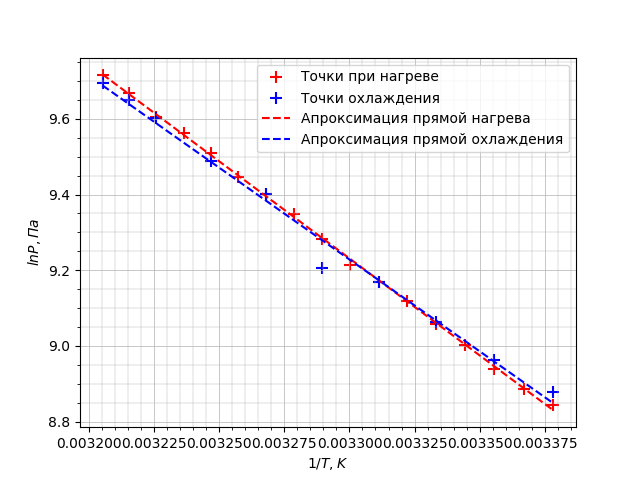

Recreate this plot in Python.
from matplotlib import pyplot as plt
import numpy as np

nx = 1 / np.array(np.linspace(296, 312, 17))
ny = np.log(np.array([52, 54.3, 57.2, 61, 64.4, 68.4, 71.9, 75.3, 80.6, 86.1, 90.9, 95.1, 101.2, 106.7, 111.4, 118.5, 124.4]) * 133.3)

ox = 1 / np.array([312, 311, 310, 308, 306, 304, 302, 300, 298, 296])
oy = np.log(np.array([121.6, 116.5, 110.9, 99.1, 90.7, 74.6, 71.9, 64.7, 58.6, 53.8]) * 133.3)

plt.scatter(nx, ny, marker='+', c='red', s=70, label='Точки при нагреве')

plt.scatter(ox, oy, marker='+', c='blue', s=70, label='Точки охлаждения')

plt.xlabel('$1/T, K$')
plt.ylabel('$ln P, Па$')

plt.grid(True, which='major', linestyle='-', linewidth=0.5)
plt.grid(True, which='minor', linestyle='-', linewidth=0.3)
plt.minorticks_on()

print(f'Среднее значение x при нагреве: {np.mean(nx)}')
print(f'Средний квадрат x при нагреве: {np.mean(nx ** 2)}')
print(f'Квадрат среднего x при нагреве: {np.mean(nx) ** 2}')
print(f'Среднее произведения xy: {np.mean(nx * ny)}')
print(f'Среднее значение y при нагреве: {np.mean(ny)}')
print(f'Средний квадрат y при нагреве: {np.mean(ny ** 2)}')
print(f'Квадрат среднего y при нагреве: {np.mean(ny) ** 2}')
nb = (np.mean(nx * ny) - np.mean(nx) * np.mean(ny)) / (np.mean(nx ** 2) - np.mean(nx) ** 2)
print(nb)
sb = (1 / np.sqrt(17) * np.sqrt((np.mean(ny ** 2) - np.mean(ny) ** 2) / (np.mean(nx ** 2) - np.mean(nx) ** 2) - nb ** 2))
print(sb)
print(f'Среднее значение x при охлаждении: {np.mean(ox)}')
print(f'Средний квадрат x при охлаждении: {np.mean(ox ** 2)}')
print(f'Квадрат среднего x при охлаждении: {np.mean(ox) ** 2}')
print(f'Среднее произведения xy: {np.mean(ox * oy)}')
print(f'Среднее значение y при охлаждении: {np.mean(oy)}')
print(f'Средний квадрат y при охлаждении: {np.mean(oy ** 2)}')
print(f'Квадрат среднего y при охлаждении: {np.mean(oy) ** 2}')
ob = (np.mean(ox * oy) - np.mean(ox) * np.mean(oy)) / (np.mean(ox ** 2) - np.mean(ox) ** 2)
print(ob)
sb = (1 / np.sqrt(17) * np.sqrt((np.mean(oy ** 2) - np.mean(oy) ** 2) / (np.mean(ox ** 2) - np.mean(ox) ** 2) - ob ** 2))
print(sb)

#y = a + bx
nb = (np.mean(nx * ny) - np.mean(nx) * np.mean(ny)) / (np.mean(nx ** 2) - np.mean(nx) ** 2)
na = np.mean(ny) - nb * np.mean(nx)
plt.plot([min(nx), max(nx)], [na + nb * min(nx), na + nb * max(nx)], label='Апроксимация прямой нагрева', c='red', ls='--')

ob = (np.mean(ox * oy) - np.mean(ox) * np.mean(oy)) / (np.mean(ox ** 2) - np.mean(ox) ** 2)
oa = np.mean(oy) - ob * np.mean(ox)
plt.plot([min(ox), max(ox)], [oa + ob * min(ox), oa + ob * max(ox)], label='Апроксимация прямой охлаждения', c='blue', ls='--')

plt.legend()

plt.savefig('lnP.png')

plt.show()
